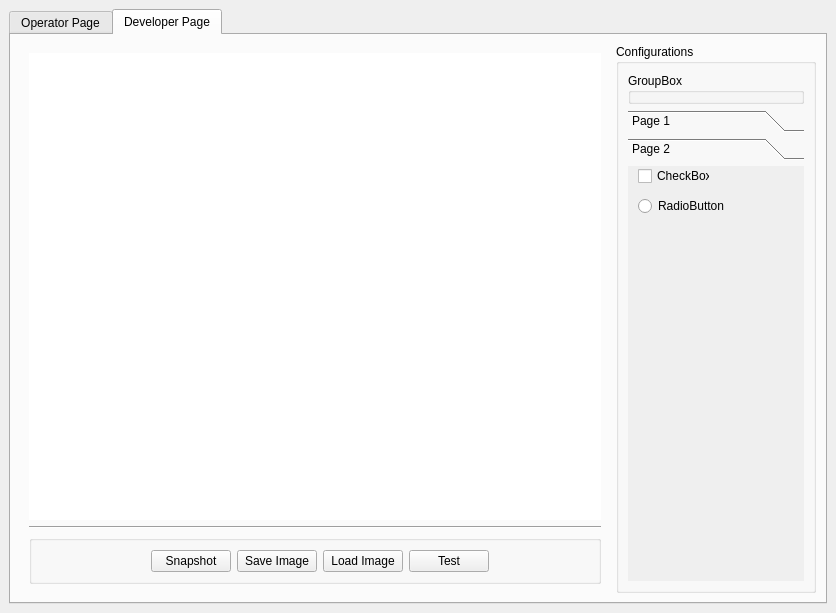
<?xml version="1.0" encoding="UTF-8"?>
<ui version="4.0">
 <author>Muhammed Said BİLGEHAN</author>
 <class>MainWindow</class>
 <widget class="QMainWindow" name="MainWindow">
  <property name="geometry">
   <rect>
    <x>0</x>
    <y>0</y>
    <width>836</width>
    <height>613</height>
   </rect>
  </property>
  <property name="windowTitle">
   <string>MainWindow</string>
  </property>
  <widget class="QWidget" name="centralwidget">
   <layout class="QGridLayout" name="gridLayout_2">
    <item row="0" column="0">
     <widget class="QTabWidget" name="tabWidget">
      <property name="tabShape">
       <enum>QTabWidget::Rounded</enum>
      </property>
      <property name="currentIndex">
       <number>1</number>
      </property>
      <property name="movable">
       <bool>false</bool>
      </property>
      <property name="tabBarAutoHide">
       <bool>true</bool>
      </property>
      <widget class="QWidget" name="tab_Operator_Page">
       <attribute name="title">
        <string>Operator Page</string>
       </attribute>
       <layout class="QGridLayout" name="gridLayout_Operator_Page">
        <item row="0" column="1">
         <widget class="QWidget" name="widget" native="true">
          <layout class="QVBoxLayout" name="verticalLayout">
           <item>
            <widget class="QGraphicsView" name="graphicsView_Camera_Processed">
             <property name="mouseTracking">
              <bool>true</bool>
             </property>
             <property name="frameShape">
              <enum>QFrame::NoFrame</enum>
             </property>
            </widget>
           </item>
          </layout>
         </widget>
        </item>
       </layout>
      </widget>
      <widget class="QWidget" name="tab_Developer_Page">
       <attribute name="title">
        <string>Developer Page</string>
       </attribute>
       <layout class="QGridLayout" name="gridLayout_3">
        <item row="0" column="0">
         <widget class="QWidget" name="widget_Developer_Camera" native="true">
          <layout class="QVBoxLayout" name="verticalLayout_2">
           <item>
            <widget class="QGraphicsView" name="graphicsView_Developer_Camera_Processed">
             <property name="mouseTracking">
              <bool>true</bool>
             </property>
             <property name="frameShape">
              <enum>QFrame::NoFrame</enum>
             </property>
            </widget>
           </item>
           <item>
            <widget class="Line" name="line_4">
             <property name="orientation">
              <enum>Qt::Horizontal</enum>
             </property>
            </widget>
           </item>
           <item>
            <widget class="QGroupBox" name="groupBox_Developer_Tools">
             <property name="sizePolicy">
              <sizepolicy hsizetype="Preferred" vsizetype="Maximum">
               <horstretch>0</horstretch>
               <verstretch>0</verstretch>
              </sizepolicy>
             </property>
             <property name="maximumSize">
              <size>
               <width>16777215</width>
               <height>50</height>
              </size>
             </property>
             <property name="title">
              <string/>
             </property>
             <layout class="QHBoxLayout" name="horizontalLayout_2">
              <item>
               <spacer name="horizontalSpacer_Developer_Left">
                <property name="orientation">
                 <enum>Qt::Horizontal</enum>
                </property>
                <property name="sizeHint" stdset="0">
                 <size>
                  <width>110</width>
                  <height>20</height>
                 </size>
                </property>
               </spacer>
              </item>
              <item>
               <widget class="QPushButton" name="pushButton_Snapshot">
                <property name="text">
                 <string>Snapshot</string>
                </property>
               </widget>
              </item>
              <item>
               <widget class="QPushButton" name="pushButton_Save_Image">
                <property name="text">
                 <string>Save Image</string>
                </property>
               </widget>
              </item>
              <item>
               <widget class="QPushButton" name="pushButton_Load_Image">
                <property name="text">
                 <string>Load Image</string>
                </property>
               </widget>
              </item>
              <item>
               <widget class="QPushButton" name="pushButton_Test">
                <property name="text">
                 <string>Test</string>
                </property>
               </widget>
              </item>
              <item>
               <spacer name="horizontalSpacer_Developer_Right">
                <property name="orientation">
                 <enum>Qt::Horizontal</enum>
                </property>
                <property name="sizeHint" stdset="0">
                 <size>
                  <width>50</width>
                  <height>20</height>
                 </size>
                </property>
               </spacer>
              </item>
             </layout>
            </widget>
           </item>
          </layout>
         </widget>
        </item>
        <item row="0" column="1">
         <widget class="QGroupBox" name="groupBox_Configurations">
          <property name="maximumSize">
           <size>
            <width>200</width>
            <height>16777215</height>
           </size>
          </property>
          <property name="title">
           <string>Configurations</string>
          </property>
          <layout class="QVBoxLayout" name="verticalLayout_3">
           <item>
            <widget class="QGroupBox" name="groupBox">
             <property name="title">
              <string>GroupBox</string>
             </property>
            </widget>
           </item>
           <item>
            <widget class="QToolBox" name="toolBox_Configurations">
             <property name="currentIndex">
              <number>1</number>
             </property>
             <widget class="QWidget" name="page_Object_1">
              <property name="geometry">
               <rect>
                <x>0</x>
                <y>0</y>
                <width>98</width>
                <height>28</height>
               </rect>
              </property>
              <attribute name="label">
               <string>Page 1</string>
              </attribute>
              <widget class="QCheckBox" name="checkBox">
               <property name="geometry">
                <rect>
                 <x>0</x>
                 <y>0</y>
                 <width>72</width>
                 <height>20</height>
                </rect>
               </property>
               <property name="text">
                <string>CheckBox</string>
               </property>
              </widget>
              <widget class="QRadioButton" name="radioButton">
               <property name="geometry">
                <rect>
                 <x>0</x>
                 <y>30</y>
                 <width>86</width>
                 <height>20</height>
                </rect>
               </property>
               <property name="text">
                <string>RadioButton</string>
               </property>
              </widget>
             </widget>
             <widget class="QWidget" name="page_Object_2">
              <property name="geometry">
               <rect>
                <x>0</x>
                <y>0</y>
                <width>180</width>
                <height>430</height>
               </rect>
              </property>
              <attribute name="label">
               <string>Page 2</string>
              </attribute>
              <widget class="QRadioButton" name="radioButton_2">
               <property name="geometry">
                <rect>
                 <x>10</x>
                 <y>30</y>
                 <width>86</width>
                 <height>20</height>
                </rect>
               </property>
               <property name="text">
                <string>RadioButton</string>
               </property>
              </widget>
              <widget class="QCheckBox" name="checkBox_2">
               <property name="geometry">
                <rect>
                 <x>10</x>
                 <y>0</y>
                 <width>72</width>
                 <height>20</height>
                </rect>
               </property>
               <property name="text">
                <string>CheckBox</string>
               </property>
              </widget>
             </widget>
            </widget>
           </item>
          </layout>
         </widget>
        </item>
       </layout>
      </widget>
     </widget>
    </item>
   </layout>
  </widget>
 </widget>
 <resources/>
 <connections/>
</ui>
